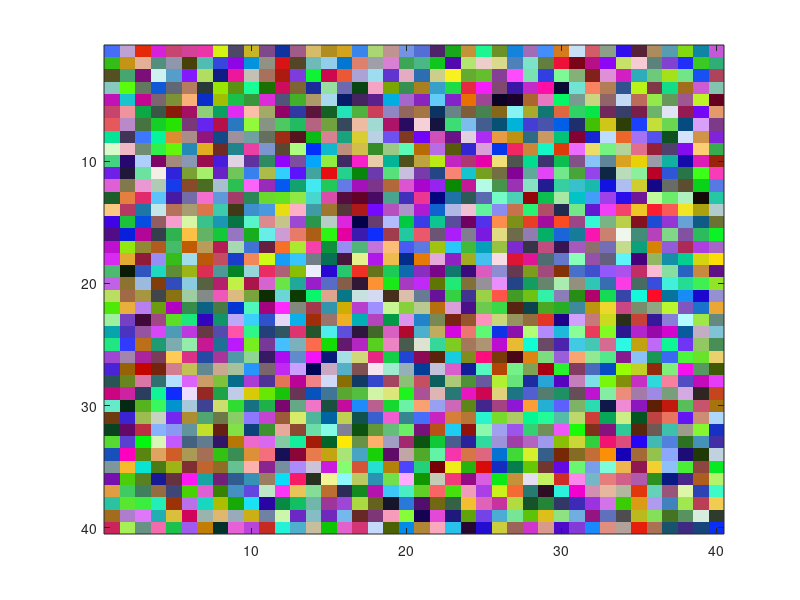

This chart was generated by the following MATLAB code: (Note: this script raises an error after producing the figure.)
clear;
width = 40;
weights = rand(width,width,3); % i.e. colormap
%input = [1 0 0;0 1 0];
input = [1 0 0;0 0 1;0 1 0];
eta = 0.025;
epochs = 200;

imagesc(weights)
pause(1)
winnerid = 0;
for e=1:epochs
    radius = floor(1.5*width*(epochs-e)/epochs)+1;
    %radius = 2;
    %for i=1:size(input,1) % for each training example
    for i=ceil(random('u',0,size(input,1)))
        x = input(i,:);
        inputmatrix = zeros(width,width,3);
        sqdiff = zeros(width,width);
        for yi=1:width
            for xi=1:width
                inputmatrix(yi,xi,:) = x;
                sqdiff(yi,xi) = sum((weights(yi,xi,:)-inputmatrix(yi,xi,:)).^2);
            end
        end
    
        [rowmin,rowargmin] = min(sqdiff,[],2);
        [colmin,colargmin] = min(rowmin,[],1);
        winnerx = colargmin
        winnery = rowargmin(colargmin)
        
        %weights
        %inputmatrix
        %sqdiff
        %pause(1)

        neighbours = getNeighboursEuclidean([width width],[winnery,winnerx],radius)

        for n=neighbours'
            nx = n(1);
            ny = n(2);
            weights(ny,nx,:) = weights(ny,nx,:)+eta*(inputmatrix(ny,nx,:)-weights(ny,nx,:));
        end
    end
    imagesc(weights); hold on;
    plot([winnerx,neighbours(:,1)'],[winnery,neighbours(:,2)'],'*')
    pause(0.01)
end
imagesc(weights)
disp('the end')